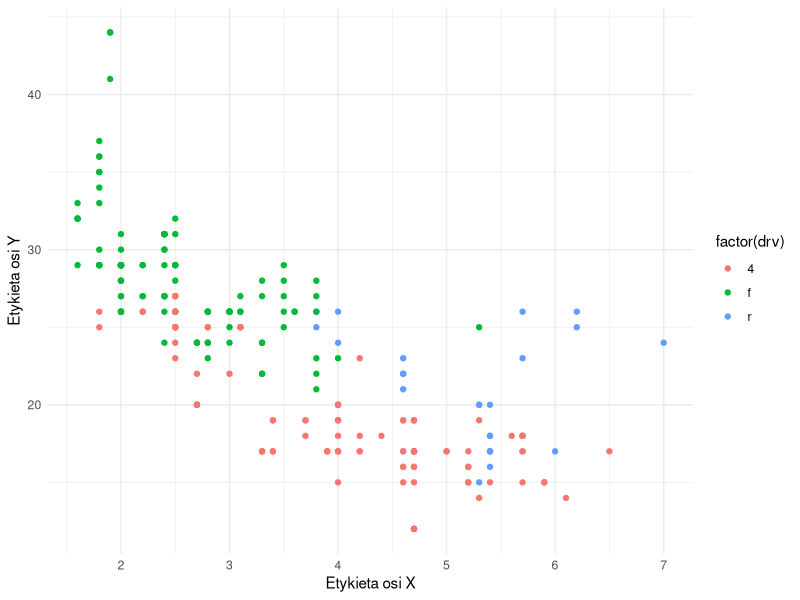

The R script that drew this image:
## ---- chunk 1
knitr::opts_chunk$set(echo = TRUE)
library(tidyverse)
library(ggplot2)
## ---- chunk 2
ggplot(mpg, aes(x = displ, y = hwy)) +
    geom_point(aes(color = factor(drv))) + 
    labs (x = "Etykieta osi X",
          y = "Etykieta osi Y") +
    theme_minimal()
